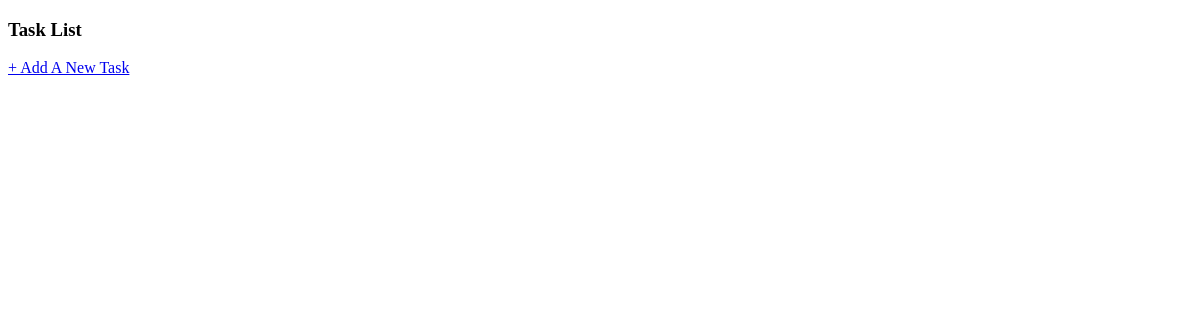
The page /tasks/ on the database as committed earlier.
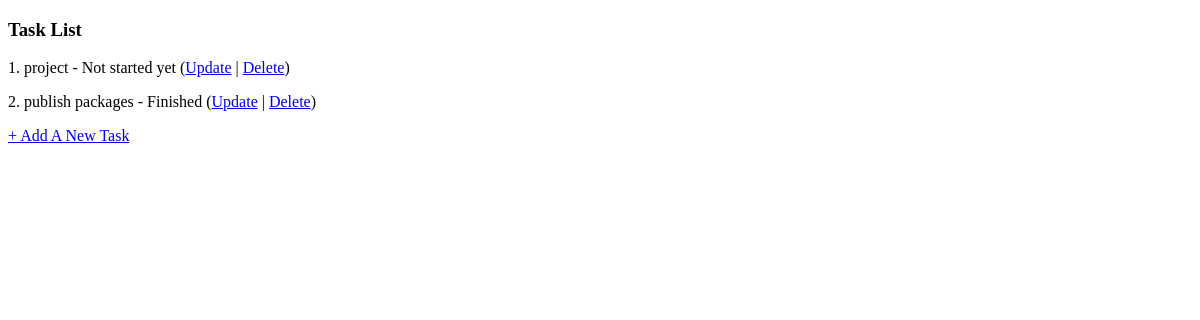
The same page on the database as committed later.
### tasks/models.py (models this page shows, shortened)
class Task(models.Model):
    name = models.CharField(verbose_name="Task name", max_length=65, unique=True)
    status = models.CharField(verbose_name="Task status", max_length=1, choices=Status.choices)

### tasks/views.py (the view)
# urls.py: path('', views.task_list, name='task_list'),
def task_list(request):
    tasks = Task.objects.all()
    return render(request, "tasks/task_list.html", { "tasks": tasks,})

### tasks/templates/tasks/task_list.html (shortened to what this page needs)
<!DOCTYPE html>
 <html lang="en">
 <head>
 </head>
 <body>
 <h3>Task List</h3>
 {% for task in tasks %}
     <p>{{ forloop.counter }}. {{ task.name }} - {{ task.get_status_display }}
         (<a href="{% url 'tasks:task_update' task.id %}">Update</a> |
         <a href="{% url 'tasks:task_delete' task.id %}">Delete</a>)
     </p>
 {% endfor %}
 <p> <a href="{% url 'tasks:task_create' %}"> + Add A New Task</a></p>
 </body>
 </html>

Rows that differ between the two databases and show on the page:
added Task: name "project", status "Not started yet"
added Task: name "publish packages", status "Finished"
